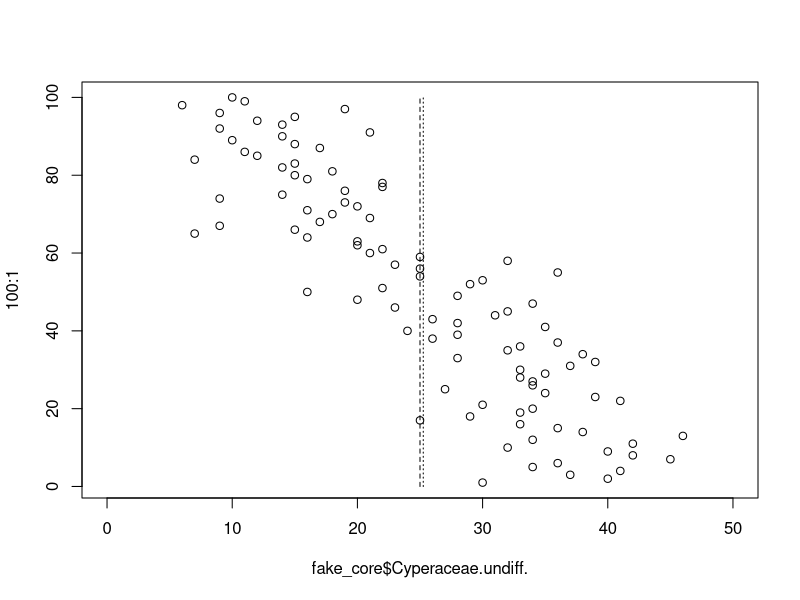
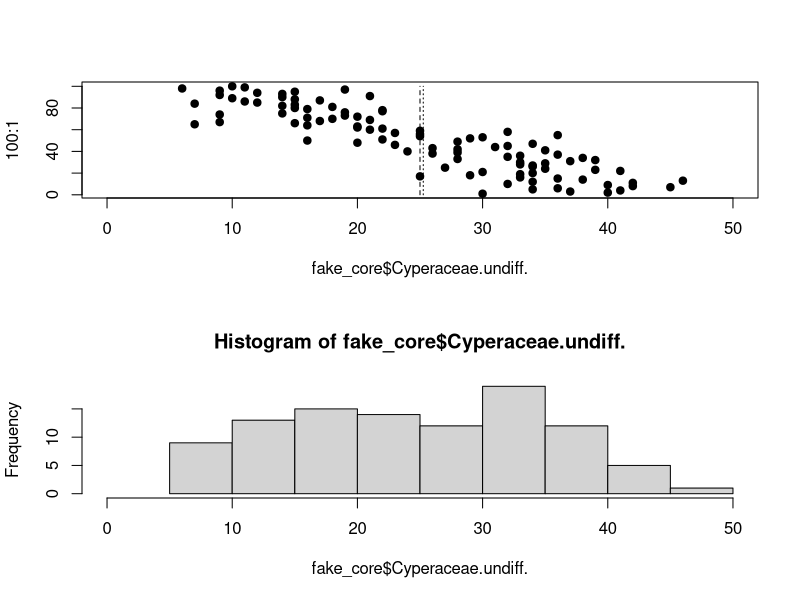
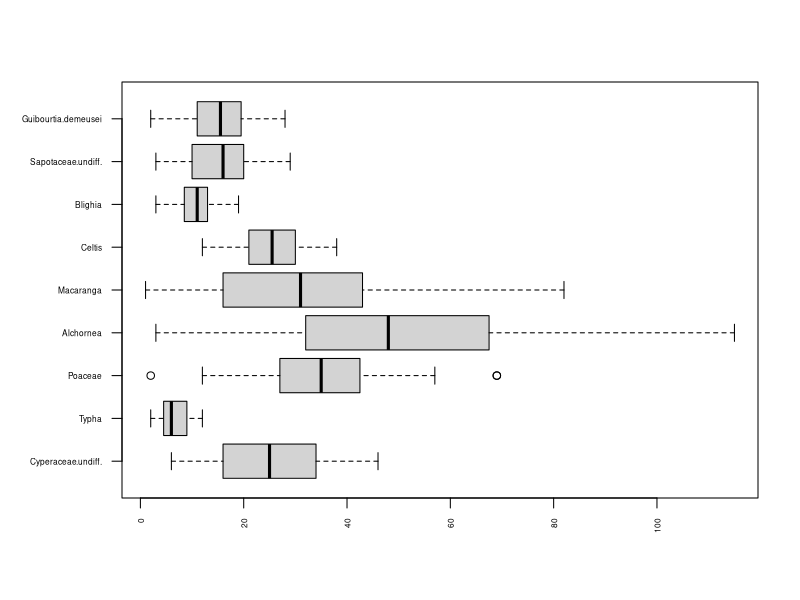

These figures' R source, in order:
## ---- chunk 1
knitr::opts_chunk$set(echo = TRUE)


## ---- chunk 2

fake_core <- read.csv("data/Fake_core.csv",
         header = TRUE,
         row.names = "depth")

ncol(fake_core) #How many variables?

nrow(fake_core) #How many samples?

## ---- chunk 3

sum(fake_core$Cyperaceae.undiff.)

mean(fake_core$Cyperaceae.undiff.)

median(fake_core$Cyperaceae.undiff.)

## ---- chunk 4

plot(fake_core$Cyperaceae.undiff.,
     100:1,
     xlim = c(0, 50),
     pch = 21)

lines(c(mean(fake_core$Cyperaceae.undiff.),
        mean(fake_core$Cyperaceae.undiff.)),
      c(0, 100),
      lty = 3)

lines(c(median(fake_core$Cyperaceae.undiff.),
        median(fake_core$Cyperaceae.undiff.)),
      c(0, 100),
      lty = 2)


## ---- chunk 5

par(mfrow = c(2, 1))

plot(fake_core$Cyperaceae.undiff.,
     100:1,
     xlim = c(0, 50),
     pch = 19)

lines(c(mean(fake_core$Cyperaceae.undiff.),
        mean(fake_core$Cyperaceae.undiff.)),
      c(0, 100),
      lty = 3)

lines(c(median(fake_core$Cyperaceae.undiff.),
        median(fake_core$Cyperaceae.undiff.)),
      c(0, 100),
      lty = 2)

#barplot(table(fake_core$Cyperaceae.undiff.))

hist(fake_core$Cyperaceae.undiff., 
     breaks = 10,
     xlim = c(0,50))

par(mfrow = c(1, 1))

## ---- chunk 6

par(mar = c(5, 6, 4, 2) + 0.1)

boxplot(fake_core, 
        horizontal = TRUE, 
        las = 2, 
        cex.axis = 0.5)

par(mar = c(5, 4, 4, 2) + 0.1)

